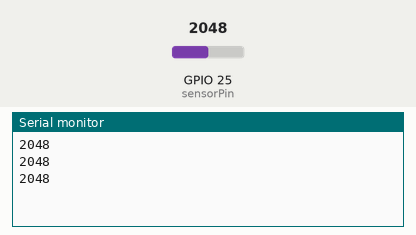
Simulated run of this sketch. Board: ESP32. Shown: the last lines printed to the serial monitor. The test bench sets the inputs (shaded band); at power-on: GPIO 25 (sensorPin) = 2048.

Above: at 1.3 s.
1.4 s: GPIO 25 (sensorPin) set to 2866
At 1.9 s:
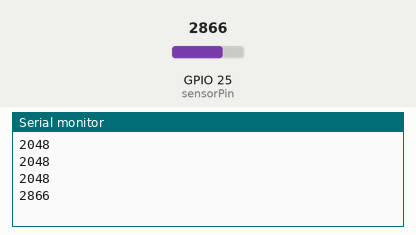
2.9 s: GPIO 25 (sensorPin) set to 3603
At 3.4 s:
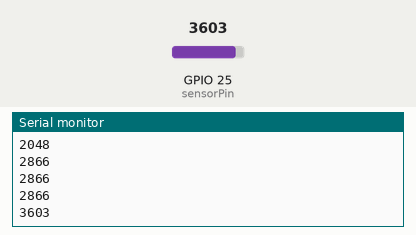
Timing chart, 0 to 5.9 s (numbered marks = the images above; inputs shaded):
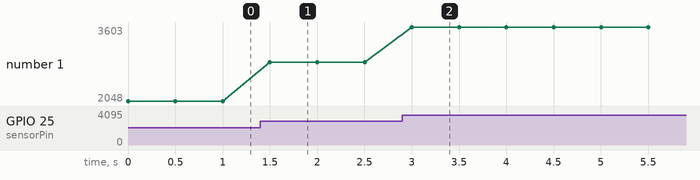

Measured:
- after the input at 1.4 s, the serial monitor: prints a new line after 0.10 s (image 1)
- after the input at 2.9 s, the serial monitor: prints a new line after 0.10 s (image 2)
- plotted number 1: 2048 → 2866 after the input at 1.4 s, 2866 → 3603 after the input at 2.9 s

The sketch:

Capacitive_soil_moisture.ino
```cpp
const int sensorPin = 25;

void setup() {
  Serial.begin(9600);// Initialize serial communication at 9600 baud rate
}

void loop() {
  Serial.println(analogRead(sensorPin)); // The smaller the value, the higher the soil moisture level
  delay(500);// Wait for 500 milliseconds before taking the next reading
}
```
